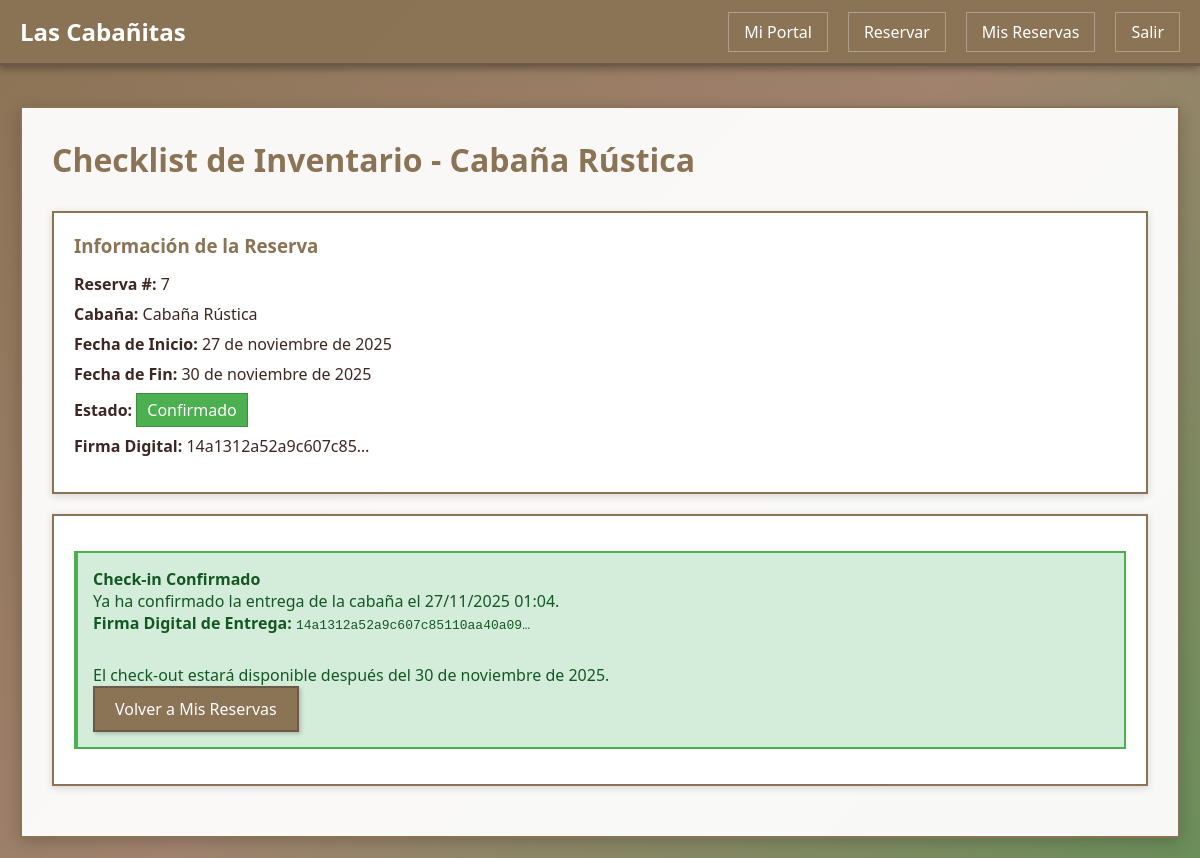
The app's page /cliente/checklist-entrega/7/ (signed in) with its own data.
### gestion/models.py (models this page shows, shortened)
class Reserva(models.Model):
    ESTADOS = [
        ('pendiente', 'Pendiente'),
        ('confirmada', 'Confirmada'),
        ('cancelada', 'Cancelada'),
        ('completada', 'Completada'),
    ]
    idReserva = models.AutoField(primary_key=True)
    cliente = models.ForeignKey(Cliente, on_delete=models.CASCADE, related_name='reservas')
    cabaña = models.ForeignKey(Cabaña, on_delete=models.CASCADE, related_name='reservas')
    fechaInicio = models.DateField()
    fechaFin = models.DateField()
    numPersonas = models.IntegerField()
    estado = models.CharField(max_length=20, choices=ESTADOS, default='pendiente')
    montoCotizado = models.DecimalField(max_digits=10, decimal_places=2)
    comentarios = models.TextField(blank=True)
    fechaCreacion = models.DateTimeField(auto_now_add=True)
    confirmacion_cliente = models.BooleanField(default=False, verbose_name='Confirmación Cliente')
    fecha_confirmacion = models.DateTimeField(null=True, blank=True, verbose_name='Fecha Confirmación')
    class Meta:
        db_table = 'reserva'
        verbose_name = "Reserva"
        verbose_name_plural = "Reservas"
        ordering = ['-fechaCreacion']

class Cabaña(models.Model):
    ESTADOS = [
        ('lista', 'Lista'),
        ('en_preparacion', 'En Preparación'),
        ('pendiente', 'Pendiente'),
        ('mantenimiento', 'En Mantenimiento'),
        ('disponible', 'Disponible'),  # Mantener para compatibilidad
        ('ocupada', 'Ocupada'),
        ('reservada', 'Reservada'),
    ]
    idCabaña = models.AutoField(primary_key=True)
    nombre = models.CharField(max_length=100)
    capacidad = models.IntegerField()
    estado = models.CharField(max_length=20, choices=ESTADOS, default='disponible')
    precioNoche = models.DecimalField(max_digits=10, decimal_places=2)
    class Meta:
        db_table = 'cabana'
        verbose_name = "Cabaña"
        verbose_name_plural = "Cabañas"

class EntregaCabaña(models.Model):
    ESTADOS = [
        ('pendiente', 'Pendiente de Entrega'),
        ('entregada', 'Cabaña Entregada'),
        ('devuelta', 'Cabaña Devuelta'),
        ('verificada', 'Inventario Verificado'),
    ]
    idEntrega = models.AutoField(primary_key=True)
    reserva = models.OneToOneField(Reserva, on_delete=models.CASCADE, related_name='entrega')
    fecha_entrega = models.DateTimeField(null=True, blank=True, verbose_name='Fecha Entrega')
    fecha_devolucion = models.DateTimeField(null=True, blank=True, verbose_name='Fecha Devolución')
    encargado_entrega = models.ForeignKey(User, on_delete=models.SET_NULL, null=True, blank=True,
                                         related_name='entregas_realizadas', verbose_name='Encargado Entrega')
    cliente_confirma_entrega = models.BooleanField(default=False, verbose_name='Cliente Confirma Entrega')
    cliente_confirma_devolucion = models.BooleanField(default=False, verbose_name='Cliente Confirma Devolución')
    observaciones_entrega = models.TextField(blank=True, verbose_name='Observaciones Entrega')
    observaciones_devolucion = models.TextField(blank=True, verbose_name='Observaciones Devolución')
    firma_digital_entrega = models.CharField(max_length=255, blank=True, verbose_name='Firma Digital Entrega')
    firma_digital_devolucion = models.CharField(max_length=255, blank=True, verbose_name='Firma Digital Devolución')
    estado = models.CharField(max_length=20, choices=ESTADOS, default='pendiente', verbose_name='Estado')
    @property
    def cliente_confirma(self):
        return self.cliente_confirma_entrega
    @property
    def firma_digital(self):
        return self.firma_digital_entrega
    class Meta:
        db_table = 'entrega_cabana'
        verbose_name = "Entrega de Cabaña"
        verbose_name_plural = "Entregas de Cabañas"
        ordering = ['-fecha_entrega']

### gestion/views.py (the view, shortened to what this page needs)
# urls.py: path('cliente/checklist-entrega/<int:reserva_id>/', views.checklist_entrega, name='checklist_entrega'),
@cliente_required
def checklist_entrega(request, reserva_id):
    reserva = get_object_or_404(Reserva, idReserva=reserva_id, cliente=request.user.cliente)
    hoy = timezone.now().date()
    if reserva.fechaInicio > hoy:
        messages.info(request, 'El checklist de entrega estará disponible el día de inicio de su reserva.')
        return redirect('mis_reservas')
    entrega = generar_checklist_desde_reserva(reserva)
    items_verificacion = ItemVerificacion.objects.filter(entrega=entrega).order_by('item__orden', 'item__categoria', 'item__nombre_item')
    categorias_items = {}
    for item_ver in items_verificacion:
        categoria = item_ver.item.get_categoria_display()
        if categoria not in categorias_items:
            categorias_items[categoria] = []
        categorias_items[categoria].append(item_ver)
    es_checkout = hoy >= reserva.fechaFin
    return render(request, 'cliente/checklist_entrega.html', {
        'reserva': reserva,
        'entrega': entrega,
        'categorias_items': categorias_items,
        'items_verificacion': items_verificacion,
        'es_checkout': es_checkout,
        'hoy': hoy
    })

### gestion/views.py (called while the page is built, shortened)
def generar_checklist_desde_reserva(reserva):
    entrega, created = EntregaCabaña.objects.get_or_create(reserva=reserva)
    return entrega

### gestion/templates/cliente/checklist_entrega.html (shortened to what this page needs)
{% extends 'base.html' %}
{% block content %}
<h1 class="page-title">Checklist de Inventario - {{ reserva.cabaña.nombre }}</h1>
<div class="card">
    <h3>Información de la Reserva</h3>
    <div class="info-group">
        <p><strong>Reserva #:</strong> {{ reserva.idReserva }}</p>
        <p><strong>Cabaña:</strong> {{ reserva.cabaña.nombre }}</p>
        <p><strong>Fecha de Inicio:</strong> {{ reserva.fechaInicio }}</p>
        <p><strong>Fecha de Fin:</strong> {{ reserva.fechaFin }}</p>
        {% if entrega.cliente_confirma %}
        <p><strong>Estado:</strong> <span class="status-badge-inline status-confirmada">Confirmado</span></p>
        <p><strong>Firma Digital:</strong> {{ entrega.firma_digital|truncatechars:20 }}</p>
        {% endif %}
    </div>
</div>
{% if es_checkout %}
<div class="card">
    <div class="alert alert-info">
        <h4>Check-out Pendiente</h4>
        <p>El check-out debe ser verificado por el encargado. Por favor contacte al personal al momento de su salida.</p>
        {% if entrega.estado == 'verificada' %}
        <p><strong>Estado:</strong> Verificación completada por encargado.</p>
        {% if entrega.fecha_devolucion %}
        <p><strong>Fecha de Devolución:</strong> {{ entrega.fecha_devolucion|date:"d/m/Y H:i" }}</p>
        {% endif %}
        {% endif %}
    </div>
    <a href="{% url 'mis_reservas' %}" class="btn">Volver a Mis Reservas</a>
</div>
{% else %}
<div class="card">
    {% if entrega.estado == 'entregada' and not entrega.cliente_confirma_entrega %}
    <h3>Confirmación de Recepción - Check-in</h3>
    <p class="alert alert-info">El encargado ha completado la verificación del inventario. Por favor revise y confirme la recepción.</p>
    {% for categoria, items in categorias_items.items %}
    <div class="checklist-categoria">
        <h4>{{ categoria|upper }}</h4>
    </div>
    <table>
        <thead>
            <tr>
                <th>Item</th>
                <th>Cantidad Entregada</th>
                <th>Estado Verificado por Encargado</th>
            </tr>
        </thead>
        <tbody>
            {% for item_ver in items %}
            <tr class="item-{{ item_ver.estado_entregado }}">
                <td>
                    <strong>{{ item_ver.item.nombre_item }}</strong>
                    {% if item_ver.item.es_obligatorio %}
                    <span class="badge badge-warning">Obligatorio</span>
                    {% endif %}
                </td>
                <td>{{ item_ver.cantidad_entregada }}</td>
                <td>
                    <span class="status-badge-inline status-{{ item_ver.estado_entregado }}">
                        {{ item_ver.get_estado_entregado_display }}
                    </span>
                </td>
            </tr>
            {% endfor %}
        </tbody>
    </table>
    {% empty %}
    <p class="alert alert-warning">El encargado aún no ha completado la verificación del inventario.</p>
    {% endfor %}
    {% if entrega.observaciones_entrega %}
    <div class="alert alert-info mt-30">
        <p><strong>Observaciones del Encargado:</strong></p>
        <p>{{ entrega.observaciones_entrega }}</p>
    </div>
    {% endif %}
    <div class="alert alert-warning mt-30">
        <p><strong>Al confirmar, usted acepta que:</strong></p>
        <ul>
            <li>Ha revisado el inventario verificado por el encargado</li>
            <li>Está de acuerdo con el estado registrado de cada item</li>
            <li>Se responsabiliza por cualquier daño o faltante durante su estadía</li>
            <li>Se generará una firma digital como evidencia de aceptación</li>
        </ul>
    </div>
    <form method="post">
        {% csrf_token %}
        <input type="hidden" name="tipo" value="entrega">
        <div class="form-actions mt-30">
            <button type="submit" class="btn btn-success">Confirmar Recepción y Generar Firma Digital</button>
            <a href="{% url 'mis_reservas' %}" class="btn">Volver</a>
        </div>
    </form>
    {% else %}
    <div class="alert alert-success">
        <h4>Check-in Confirmado</h4>
        <p>Ya ha confirmado la entrega de la cabaña el {{ entrega.fecha_entrega|date:"d/m/Y H:i" }}.</p>
        <p><strong>Firma Digital de Entrega:</strong> <code>{{ entrega.firma_digital_entrega|truncatechars:30 }}</code></p>
        {% if es_checkout %}
        <p class="alert alert-warning mt-30">
            <strong>Check-out:</strong> El encargado realizará la verificación de devolución al momento de su salida.
        </p>
        {% else %}
        <p class="mt-30">El check-out estará disponible después del {{ reserva.fechaFin }}.</p>
        {% endif %}
        <a href="{% url 'mis_reservas' %}" class="btn">Volver a Mis Reservas</a>
    </div>
    {% endif %}
</div>
{% endif %}
{% endblock %}

### gestion/static/css/style.css (style rules this page uses)
* { margin: 0; padding: 0; box-sizing: border-box; }
body { font-family: 'Segoe UI', Tahoma, Geneva, Verdana, sans-serif; background: linear-gradient(135deg, #8B7355 0%, #A0826D 50%, #6B8E5A 100%); min-height: 100vh; color: #3E2723; }
.btn { display: inline-block; padding: 10px 20px; background: #8B7355; color: white; text-decoration: none; border-radius: 0; border: 2px solid #6B5A47; cursor: pointer; transition: all 0.3s; box-shadow: 2px 2px 4px rgba(0,0,0,0.2); }
.card { background: white; border-radius: 0; padding: 20px; margin-bottom: 20px; box-shadow: 0 2px 8px rgba(0,0,0,0.15); border: 2px solid #8B7355; }
.card h3 { margin-bottom: 15px; color: #8B7355; }
.content h1 { color: #8B7355; margin-bottom: 30px; }
.content h3 { color: #8B7355; }
.page-title { color: #8B7355; margin-bottom: 30px; }
.mt-30 { margin-top: 30px; }
.status-badge-inline { padding: 5px 10px; border-radius: 0; color: white; display: inline-block; border: 1px solid rgba(0,0,0,0.2); }
.status-confirmada { background: #4CAF50; }
.info-group { margin: 15px 0; }
.info-group p { margin: 8px 0; }
.alert { padding: 15px; margin: 15px 0; border: 2px solid; border-left: 4px solid; }
.alert-success { background: #d4edda; border-color: #4CAF50; color: #155724; }

### records on screen
Reserva: cabaña.nombre "Cabaña Rústica", idReserva "7", fechaInicio "27 de noviembre de 2025", fechaFin "30 de noviembre de 2025"
EntregaCabaña: firma_digital "14a1312a52a9c607c85…", fecha_entrega "27/11/2025 01:04", firma_digital_entrega "14a1312a52a9c607c85110aa40a09…"
